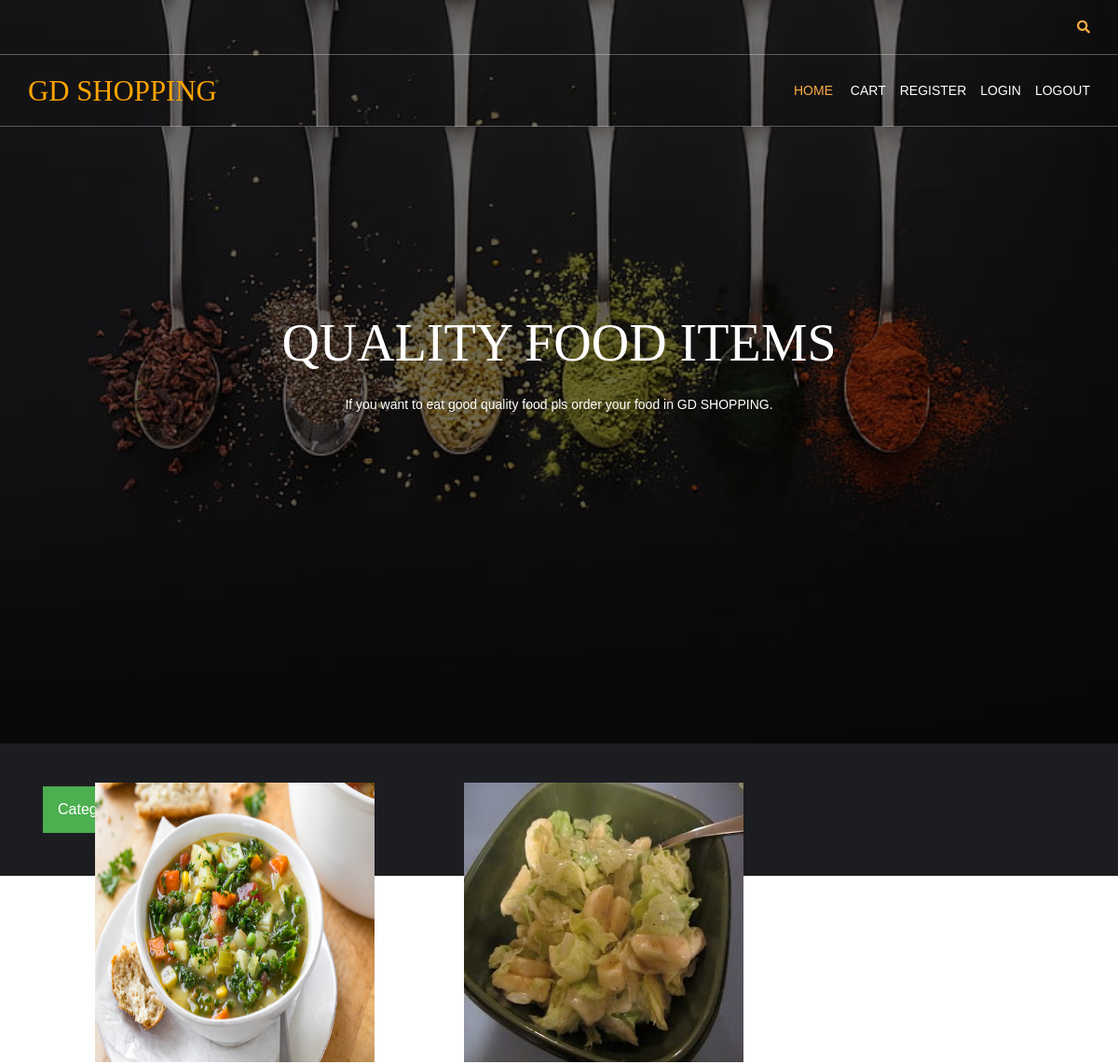
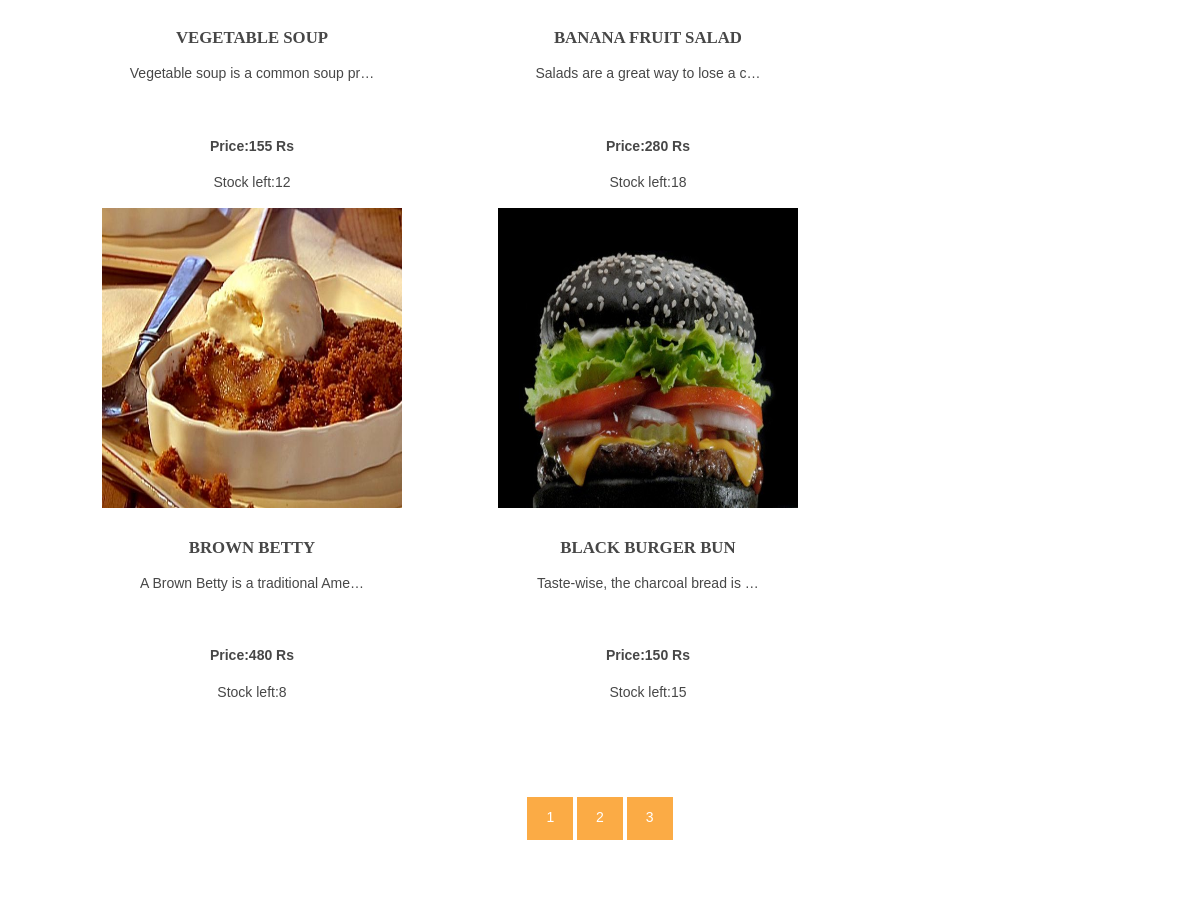
The page / on the database its author committed (2 pictures, top to bottom).
### shop/models.py (models this page shows, shortened)
class products(models.Model):
    name = models.CharField(max_length=100, unique=True)
    slug = models.SlugField(max_length=100, unique=True)
    img = models.ImageField(upload_to='product')
    desc = models.TextField()
    stock = models.IntegerField()
    available = models.BooleanField()
    price = models.IntegerField()
    category=models.ForeignKey(categ,on_delete=models.CASCADE)
    def get_url(self):
        return reverse('details', args=[self.category.slug, self.slug])

### shop/views.py (the view)
# urls.py: 2. Add a URL to urlpatterns:  path('', views.home, name='home')
def home(request,c_slug=None):
    c_page=None
    prodt=None
    if c_slug!=None:
        c_page=get_object_or_404(categ,slug=c_slug)
        prodt=products.objects.filter(category=c_page,available=True)
    else:
        prodt=products.objects.all().filter(available=True)
    cat=categ.objects.all()
    paginator=Paginator(prodt,4)
    try:
        page=int(request.GET.get('page','1'))
    except:
        page=1
    try:
        pro=paginator.page(page)
    except(EmptyPage,InvalidPage):
        pro=paginator.page(paginator.num_pages)
    return render(request,"index.html",{'pr':prodt,"ct":cat,'pg':pro})

### cart/context_processor.py (called while the page is built)
def count(request):
    item_count=0
    if 'admin' in request.path:
        return {}
    else:
        try:
            ct=cartlist.objects.filter(cart_id=c_id(request))
            cti=items.objects.all().filter(cart=ct[:1])
            for c in cti:
                item_count += c.quan
        except cartlist.DoesNotExist:
            item_count=0
        return dict(itc=item_count)

### cart/views.py (called while the page is built)
def c_id(request):
    ct_id=request.session.session_key
    if not ct_id:
        ct_id=request.session.create()
    return ct_id

### shop/models.py (called while the page is built)
    def get_url(self):
        return reverse('prod_cat',args=[self.slug])

### templates/index.html (shortened to what this page needs)
{% extends 'base.html' %}
{% load static %}
{% block content %}
<html lang="">
<head>
<link href="{% static 'hm/layout/styles/layout.css' %}" rel="stylesheet" type="text/css" media="all">
</head>
<body id="top">
<div class="bgded overlay" style="background-image:url({% static 'hm/images/demo/backgrounds/bg.jpg' %});">
  <div id="pageintro" class="hoc clear">
    <article>
      <h3 class="heading">QUALITY FOOD ITEMS</h3>
      <p>If you want to eat good quality food pls order your food in GD SHOPPING.</p>
    </article>
  </div>
</div>
<div class="dropdown">
  <button class="dropbtn">Categories</button>
</div>
<div class="wrapper row3">
  <main class="hoc container clear">
    <section id="introblocks">
      <ul class="nospace group btmspace-80">
        {% for i in pg.object_list %}
        <li class="one_third">
          <figure><a class="imgover" href="{{i.get_url}}"><img src="{{i.img.url}}" alt="" style="height:300;width:300";></a>
            <figcaption>
              <h6 class="heading">{{i.name}}</h6>
              <p>{{i.desc|truncatechars:35}}</p><br>
              <p><b>Price:{{i.price}} Rs</b></p>
              <p>Stock left:{{i.stock}}</p>
            </figcaption>
          </figure>
        </li>
        {% endfor %}
      </ul>
    </section>
    <center>
      {% for p in pg.paginator.page_range %}
      <a href="?page={{p}}" class="btn btn-light btn-sm {% if pg_number == p %} active {% endif %}">{{p}}</a>
      {% endfor %}
    </center>
  </main>
</div>
</body>
</html>
{% endblock %}

### templates/base.html (shortened to what this page needs)
{% load static %}
<html lang="">
<head>
<link href="{% static 'hm/layout/styles/layout.css' %}" rel="stylesheet" type="text/css" media="all">
</head>
<body id="top">
<div class="bgded overlay" style="background-image:url({% static 'hm/images/demo/backgrounds/bg.jpg' %});">
  <div class="wrapper row0">
    <div id="topbar" class="hoc clear">
      <div class="fl_right">
        <ul class="nospace">
          <li id="searchform">
          </li>
        </ul>
      </div>
    </div>
  </div>
  <div class="wrapper row1">
    <header id="header" class="hoc clear">
      <div id="logo" class="fl_left">
        <h1 style="color:orange;"><a href="/">GD SHOPPING</a></h1>
      </div>
      <nav id="mainav" class="fl_right">
        <ul class="clear">
          <li class="active"><a href="/">Home</a></li>
           <li><a class="active" href="{% url 'CartDetails' %}">Cart</a>
          <li><a class="active" href="accounts/register">Register</a>
           <li><a class="active" href="accounts/login">Login</a>
           <li><a class="active" href="/">Logout</a>
          </li>
        </ul>
      </nav>
    </header>
  </div>
</div>
{% block content %}
{% endblock %}
</body>
</html>

### static/hm/layout/styles/layout.css (style rules this page uses)
.row1 { border:solid; border-width:1px 0; }
#topbar { padding:20px 0; font-size:.8rem; text-transform:uppercase; }
#topbar ul li { display:inline-block; margin-right:15px; }
#topbar ul li:last-child { margin-right:0; padding-right:0; border-right:none; }
#topbar #searchform { position:relative; line-height:1; z-index:9999; }
#topbar #searchform::after { display:block; height:18px; line-height:18px; padding:0; font-family:"Font Awesome\ 5 Free"; font-weight:900; font-size:1rem; content:"\f002"; }
#topbar #searchform ::placeholder { text-transform:capitalize; }
#header #logo { margin:22px 0 0 0; }
#header #logo h1 { margin:0; padding:0; font-size:2.2rem; text-transform:uppercase; }
#pageintro { padding:200px 0 300px; }
#pageintro article, #pageintro article p { display:block; max-width:75%; margin:0 auto; text-align:center; }
#pageintro article p { max-width:65%; line-height:2rem; }
#pageintro .heading { margin-bottom:20px; font-size:4rem; }
.container { padding:80px 0; }
#introblocks { display:block; position:relative; margin:-180px 0 0 0; z-index:1; text-align:center; }
#introblocks figure figcaption { display:block; padding:30px 0 0 0; text-align:center; }
#introblocks figure figcaption .heading { font-size:1.2rem; font-weight:700; margin-bottom:0; }
*, *::before, *::after { transition:all .3s ease-in-out; }
nav ul, nav ol { margin:0; padding:0; list-style:none; }
#mainav, #breadcrumb, .sidebar nav { line-height:normal; }
#mainav ul { text-transform:uppercase; }
#mainav li { display:inline-block; position:relative; margin:0 15px 0 0; padding:0; }
#mainav li:last-child { margin-right:0; }
#mainav li a { display:block; padding:30px 0; }
body { color:#A5A6AA; background-color:#1C1D21; }
a { color:#FBAB45; }
.overlay { color:#FFFFFF; background-color:inherit; }
.overlay::after { color:inherit; background-color:rgba(0,0,0,.55); }
.btn, .btn.inverse:hover { color:#FFFFFF; background-color:#FBAB45; border-color:#FBAB45; }
.imgover, .imgover:hover::after { color:#FFFFFF; }
.row1 { border-color:rgba(255,255,255,.3); }
.row3 { color:#474747; background-color:#FFFFFF; }
#topbar #searchform { color:#FBAB45; }
#header #logo h1 a { color:inherit; }
#pageintro { color:#FFFFFF; }
#mainav li a { color:inherit; }
#mainav .active a, #mainav a:hover, #mainav li:hover > a { color:#FBAB45; background-color:inherit; }
@media screen and (min-width:1140px) { .hoc { max-width:1140px; } }

### templates/index.html (style rules this page uses)
.dropbtn { background-color: #4CAF50; color: white; padding: 16px; font-size: 16px; border: none; cursor: pointer; }
.dropdown { position: relative; display: inline-block; padding: 46px; }

### rows shown on the page
products: img (picture), name "VEGETABLE SOUP", desc "Vegetable soup is a common soup pr…", price "155", stock "12"
products: img (picture), name "BANANA FRUIT SALAD", desc "Salads are a great way to lose a c…", price "280", stock "18"
products: img (picture), name "BROWN BETTY", desc "A Brown Betty is a traditional Ame…", price "480", stock "8"
products: img (picture), name "BLACK BURGER BUN", desc "Taste-wise, the charcoal bread is …", price "150", stock "15"

### other values the page prints
{{ p }} "1" "2" "3"
